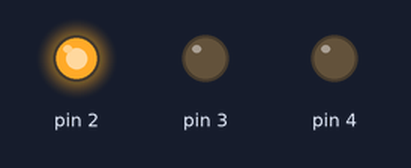
Bench run of a sketch on a simulated Arduino Uno, built with avr-gcc and run on an emulated ATmega328P. On the bench: output pins drawn as LEDs (lit = HIGH).

Above: at 2.5 s.
At 10.5 s:
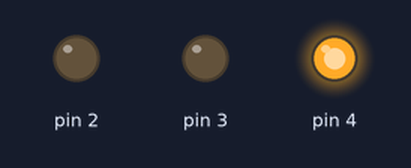
At 14.5 s:
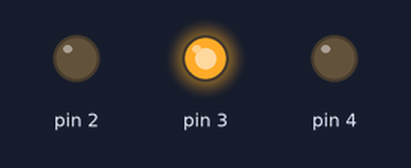
Timing chart, 0 to 20.8 s (numbered marks = the images above):
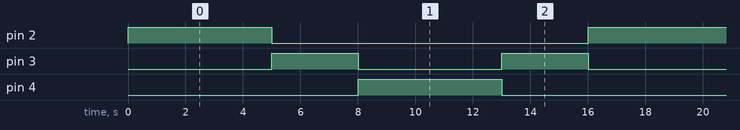

Measured:
- by itself, pin 2, pin 4: alternates HIGH for 5.0 s and LOW for 11.0 s
- by itself, pin 3: alternates HIGH for 3.0 s and LOW for 5.0 s
- by itself, everything shown: repeats every 16.0 s, in 5 steps

The sketch:

traffic_lights_code.ino
```cpp
// C++ code
void setup()
{
  // Defino los pines 2, 3 y 4 como salida
  pinMode(2, OUTPUT);
  pinMode(3, OUTPUT);
  pinMode(4, OUTPUT);
}

void loop()
{
  digitalWrite (2, HIGH);  //Enciendo pin verde
  delay (5000);            //Pausa de 5 segundos
  digitalWrite (2, LOW);   //Apago pin verde

  digitalWrite (3, HIGH);  //Enciendo pin Amarillo
  delay (3000);            //Pausa de 5 segundos
  digitalWrite (3, LOW);   //Apago pin Amarillo

  digitalWrite (4, HIGH);  //Enciendo pin Rojo
  delay (5000);            //Pausa de 5 segundos
  digitalWrite (4, LOW);   //Apago pin Rojo

  digitalWrite (3, HIGH);  //Enciendo pin Amarillo
  delay (3000);            //Pausa de 5 segundos
  digitalWrite (3, LOW);   //Apago pin Amarillo
}
```
